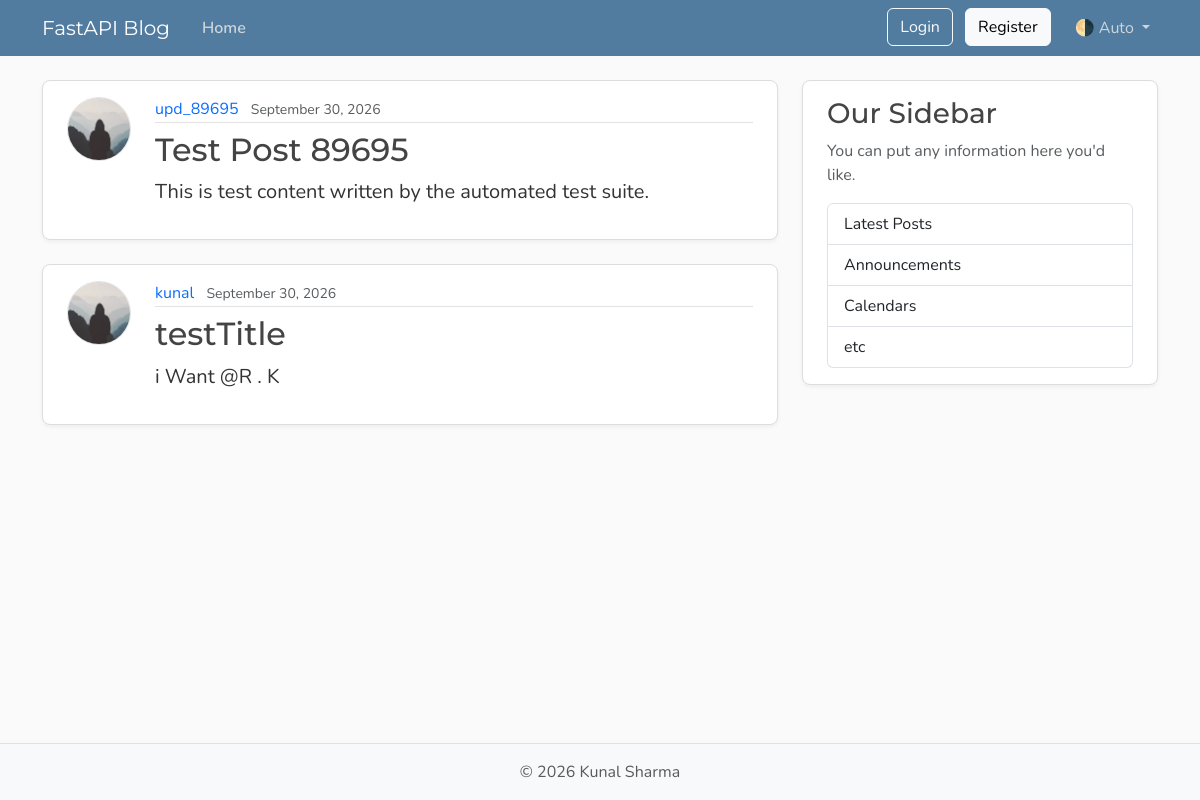
Page /posts on the earlier database version.
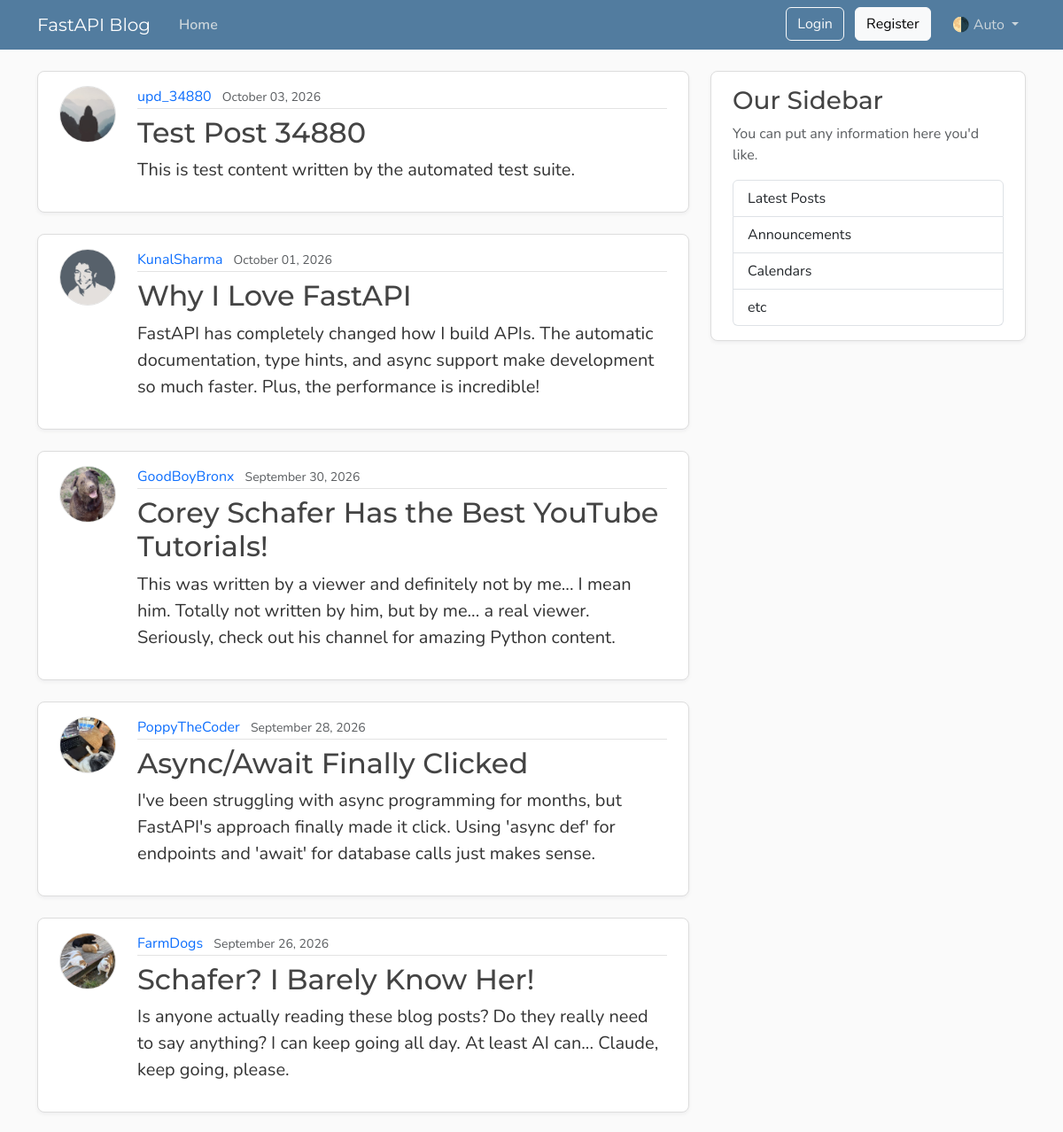
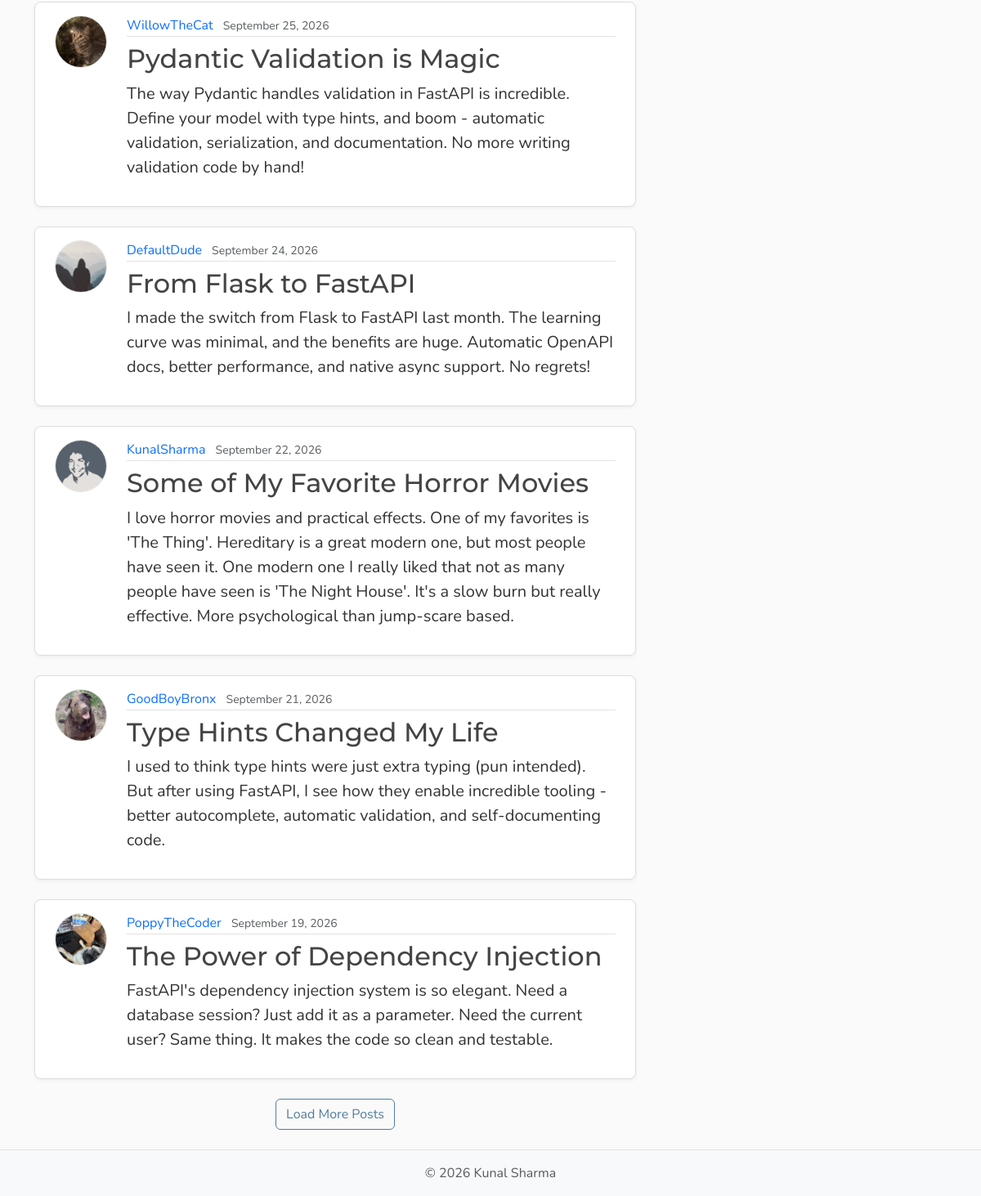
Same page on the later database version (2 pictures, top to bottom).
### model.py (models this page shows, shortened)
class Post(Base):
    __tablename__ = "posts"
    id: Mapped[int] = mapped_column(Integer, primary_key=True , index = True)
    title : Mapped[str] = mapped_column(String , nullable=False)
    content: Mapped[str] = mapped_column(TEXT , nullable=False)
    user_id: Mapped[int] = mapped_column(
        ForeignKey("users.id"),
        index=True,
        nullable=False )
    date_posted : Mapped[datetime] = mapped_column(
    DATETIME(timezone = True),
    default= lambda :datetime.now(UTC),
    )
    author : Mapped[User] = relationship(back_populates="posts")

class User(Base):
    __tablename__ = "users"
    id : Mapped[int] = mapped_column(Integer , primary_key=True , index=True)
    username : Mapped[str] = mapped_column(String(50) , unique=True ,nullable=False)
    email : Mapped[str] = mapped_column(String , unique=True , nullable=False)
    password_hash: Mapped[str] = mapped_column(String(200), nullable=False)
    image_file: Mapped[str | None]= mapped_column(
        String(200),
        nullable=True,
        default=None,
    )
    posts:Mapped[list[Post]] =  relationship(
                                back_populates="author",
                                cascade="all ,delete-orphan"
                                )

### main.py (the view)
@app.get("/",  name = "home")
@app.get("/posts",  name = "posts")
async def home(request : Request , db : Annotated[AsyncSession , Depends(get_db)]):
    count_result = await db.execute(select(func.count()).select_from(model.Post))
    total  = count_result.scalar() or 0
    result = await db.execute(select(model.Post)
                              .options(selectinload(model.Post.author))
                              .order_by(model.Post.date_posted.desc())
                              .limit(settings.post_per_page))
    posts = result.scalars().all()
    has_more = len(posts) < total
    return templates.TemplateResponse(
        request,
        "home.html",
        {
            "posts" : posts ,
            "title": "Home",
            "limit" :settings.post_per_page,
            "has_more":has_more
            }
    )

### templates/home.html (shortened to what this page needs)
{% extends "layout.html" %}
{% block content %}
    <div id="postsContainer">
        {% for post in posts %}
            <article class="content-section py-3 px-4 mb-4">
                <div class="d-flex align-items-start gap-4">
                    <img class="rounded-circle article-img flex-shrink-0"
                         src="{{ post.author.image_path }}"
                         alt="{{ post.author.username }}'s profile picture"
                         width="64"
                         height="64"
                         loading="lazy">
                    <div class="flex-grow-1">
                        <div class="article-metadata mb-2">
                            <a class="me-2"
                               href="{{ url_for("user_posts", user_id=post.author.id) }}">{{ post.author.username }}</a>
                            <small class="text-body-secondary">{{ post.date_posted.strftime("%B %d, %Y") }}</small>
                        </div>
                        <h2>
                            <a class="article-title"
                               href="{{ url_for("post_page", post_id=post.id) }}">{{ post.title }}</a>
                        </h2>
                        <p class="article-content">{{ post.content }}</p>
                    </div>
                </div>
            </article>
        {% endfor %}
    </div>
    {% if has_more %}
        <div class="text-center mb-4">
            <button type="button" class="btn btn-outline-primary" id="loadMoreBtn">Load More Posts</button>
        </div>
    {% endif %}
{% endblock content %}

Differences in the rows shown:
no longer on this page (row edited): Post: author.username "upd_89695", date_posted "September 30, 2026", title "Test Post 89695", content "This is test content written by the automated test suite."
no longer on this page (row edited): Post: author.username "kunal", date_posted "September 30, 2026", title "testTitle", content "i Want @R . K"
added Post: author.username "upd_34880", date_posted "October 03, 2026", title "Test Post 34880", content "This is test content written by the automated test suite."
added Post: author.image_path (picture), author.username "KunalSharma", date_posted "October 01, 2026", title "Why I Love FastAPI", content "FastAPI has completely changed how I build APIs. The automatic documentation, type hints, and async support make development so much faster. Plus, the performance is incredible!"
added Post: author.image_path (picture), author.username "GoodBoyBronx", date_posted "September 30, 2026", title "Corey Schafer Has the Best YouTube Tutorials!", content "This was written by a viewer and definitely not by me... I mean him. Totally not written by him, but by me... a real viewer. Seriously, check out his channel for amazing Python content."
added Post: author.image_path (picture), author.username "PoppyTheCoder", date_posted "September 28, 2026", title "Async/Await Finally Clicked", content "I've been struggling with async programming for months, but FastAPI's approach finally made it click. Using 'async def' for endpoints and 'await' for database calls just makes sense."
added Post: author.image_path (picture), author.username "FarmDogs", date_posted "September 26, 2026", title "Schafer? I Barely Know Her!", content "Is anyone actually reading these blog posts? Do they really need to say anything? I can keep going all day. At least AI can... Claude, keep going, please."
added Post: author.image_path (picture), author.username "WillowTheCat", date_posted "September 25, 2026", title "Pydantic Validation is Magic", content "The way Pydantic handles validation in FastAPI is incredible. Define your model with type hints, and boom - automatic validation, serialization, and documentation. No more writing validation code by hand!"
added Post: author.username "DefaultDude", date_posted "September 24, 2026", title "From Flask to FastAPI", content "I made the switch from Flask to FastAPI last month. The learning curve was minimal, and the benefits are huge. Automatic OpenAPI docs, better performance, and native async support. No regrets!"
added Post: author.image_path (picture), author.username "KunalSharma", date_posted "September 22, 2026", title "Some of My Favorite Horror Movies", content "I love horror movies and practical effects. One of my favorites is 'The Thing'. Hereditary is a great modern one, but most people have seen it. One modern one I really liked that not as many people have seen is 'The Night House'. It's a slow burn but really effective. More psychological than jump-scare based."
added Post: author.image_path (picture), author.username "GoodBoyBronx", date_posted "September 21, 2026", title "Type Hints Changed My Life", content "I used to think type hints were just extra typing (pun intended). But after using FastAPI, I see how they enable incredible tooling - better autocomplete, automatic validation, and self-documenting code."
added Post: author.image_path (picture), author.username "PoppyTheCoder", date_posted "September 19, 2026", title "The Power of Dependency Injection", content "FastAPI's dependency injection system is so elegant. Need a database session? Just add it as a parameter. Need the current user? Same thing. It makes the code so clean and testable."
Other differences:
text now shown: "Load More Posts"
